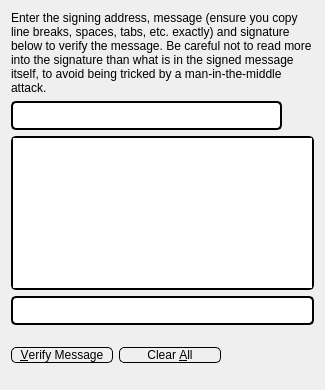
     <widget class="QWidget" name="tabVerifyMessage">
      <attribute name="title">
       <string>&amp;Verify Message</string>
      </attribute>
      <layout class="QVBoxLayout" name="verticalLayout_VM">
       <item>
        <widget class="QLabel" name="infoLabel_VM">
         <property name="text">
          <string>Enter the signing address, message (ensure you copy line breaks, spaces, tabs, etc. exactly) and signature below to verify the message. Be careful not to read more into the signature than what is in the signed message itself, to avoid being tricked by a man-in-the-middle attack.</string>
         </property>
         <property name="textFormat">
          <enum>Qt::PlainText</enum>
         </property>
         <property name="alignment">
          <set>Qt::AlignLeading|Qt::AlignLeft|Qt::AlignTop</set>
         </property>
         <property name="wordWrap">
          <bool>true</bool>
         </property>
        </widget>
       </item>
       <item>
        <layout class="QHBoxLayout" name="horizontalLayout_1_VM">
         <property name="spacing">
          <number>0</number>
         </property>
         <item>
          <widget class="QValidatedLineEdit" name="addressIn_VM">
           <property name="toolTip">
            <string>The address the message was signed with (e.g. 4Zo1ga6xuKuQ7JV7M9rGDoxdbYwV5zgQJ5)</string>
           </property>
           <property name="styleSheet">
            <string notr="true">border-top-left-radius: 5px;
border-top-right-radius: 5px;
border-bottom-left-radius: 5px;
border-bottom-right-radius: 5px;
border: 2px solid #000000;
min-height: 25px;
max-height: 25px;
</string>
           </property>
           <property name="maxLength">
            <number>34</number>
           </property>
          </widget>
         </item>
         <item>
          <widget class="QPushButton" name="addressBookButton_VM">
           <property name="toolTip">
            <string>Choose an address from the address book</string>
           </property>
           <property name="styleSheet">
            <string notr="true">border-top-left-radius: 5px;
border-top-right-radius: 5px;
border-bottom-left-radius: 5px;
border-bottom-right-radius: 5px;


</string>
           </property>
           <property name="text">
            <string/>
           </property>
           <property name="icon">
            <iconset resource="../bitcoin.qrc">
             <normaloff>:/icons/address-book</normaloff>:/icons/address-book</iconset>
           </property>
           <property name="shortcut">
            <string>Alt+A</string>
           </property>
           <property name="autoDefault">
            <bool>false</bool>
           </property>
          </widget>
         </item>
        </layout>
       </item>
       <item>
        <widget class="QPlainTextEdit" name="messageIn_VM">
         <property name="styleSheet">
          <string notr="true">border-top-left-radius: 5px;
border-top-right-radius: 5px;
border-bottom-left-radius: 5px;
border-bottom-right-radius: 5px;
border: 2px solid #000000;
min-height: 150px;
max-height: 150px;</string>
         </property>
        </widget>
       </item>
       <item>
        <widget class="QValidatedLineEdit" name="signatureIn_VM">
         <property name="styleSheet">
          <string notr="true">border-top-left-radius: 5px;
border-top-right-radius: 5px;
border-bottom-left-radius: 5px;
border-bottom-right-radius: 5px;
border: 2px solid #000000;
min-height: 25px;
max-height: 25px;</string>
         </property>
        </widget>
       </item>
       <item>
        <layout class="QHBoxLayout" name="horizontalLayout_2_VM">
         <item>
          <widget class="QPushButton" name="verifyMessageButton_VM">
           <property name="toolTip">
            <string>Verify the message to ensure it was signed with the specified RIchCoin address</string>
           </property>
           <property name="styleSheet">
            <string notr="true">border-top-left-radius: 5px;
border-top-right-radius: 5px;
border-bottom-left-radius: 5px;
border-bottom-right-radius: 5px;
border: 1px solid #000000;
min-width: 100px;
max-width: 100px;
</string>
           </property>
           <property name="text">
            <string>&amp;Verify Message</string>
           </property>
           <property name="icon">
            <iconset resource="../bitcoin.qrc">
             <normaloff>:/icons/transaction_0</normaloff>:/icons/transaction_0</iconset>
           </property>
           <property name="autoDefault">
            <bool>false</bool>
           </property>
          </widget>
         </item>
         <item>
          <widget class="QPushButton" name="clearButton_VM">
           <property name="toolTip">
            <string>Reset all verify message fields</string>
           </property>
           <property name="styleSheet">
            <string notr="true">border-top-left-radius: 5px;
border-top-right-radius: 5px;
border-bottom-left-radius: 5px;
border-bottom-right-radius: 5px;
border: 1px solid #000000;
min-width: 100px;
max-width: 100px;
</string>
           </property>
           <property name="text">
            <string>Clear &amp;All</string>
           </property>
           <property name="icon">
            <iconset resource="../bitcoin.qrc">
             <normaloff>:/icons/remove</normaloff>:/icons/remove</iconset>
           </property>
           <property name="autoDefault">
            <bool>false</bool>
           </property>
          </widget>
         </item>
         <item>
          <spacer name="horizontalSpacer_1_VM">
           <property name="orientation">
            <enum>Qt::Horizontal</enum>
           </property>
           <property name="sizeHint" stdset="0">
            <size>
             <width>40</width>
             <height>48</height>
            </size>
           </property>
          </spacer>
         </item>
         <item>
          <widget class="QLabel" name="statusLabel_VM">
           <property name="font">
            <font>
             <weight>75</weight>
             <bold>true</bold>
            </font>
           </property>
           <property name="text">
            <string/>
           </property>
           <property name="wordWrap">
            <bool>true</bool>
           </property>
          </widget>
         </item>
         <item>
          <spacer name="horizontalSpacer_2_VM">
           <property name="orientation">
            <enum>Qt::Horizontal</enum>
           </property>
           <property name="sizeHint" stdset="0">
            <size>
             <width>40</width>
             <height>48</height>
            </size>
           </property>
          </spacer>
         </item>
        </layout>
       </item>
      </layout>
     </widget>
